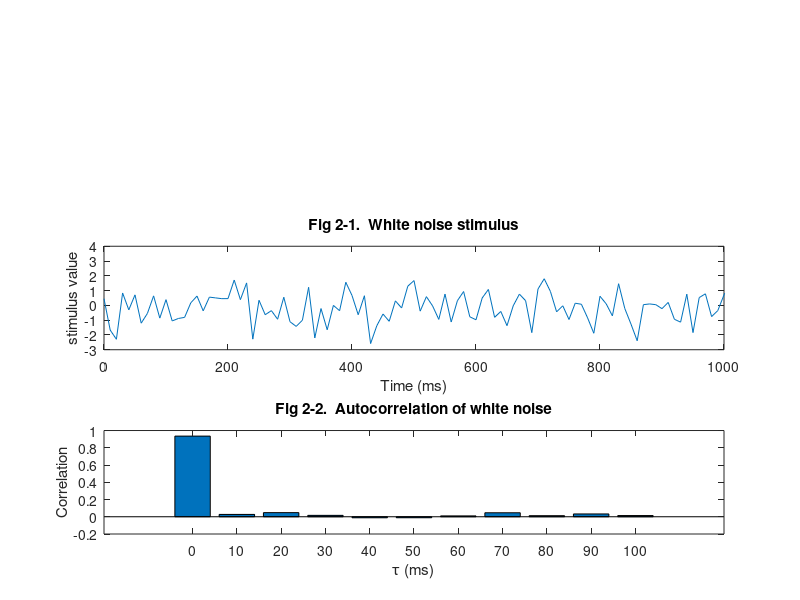
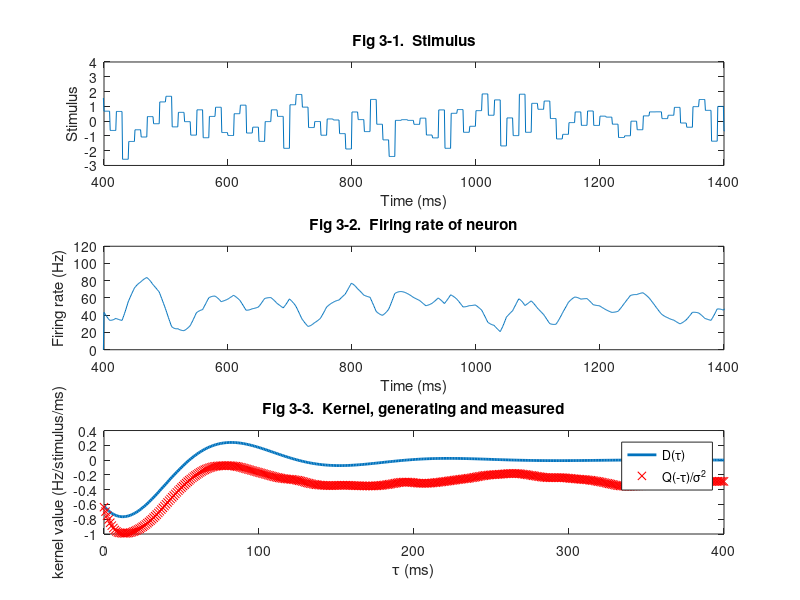

Recreate these plots in MATLAB, in order.

dt = 10;  % in ms 
T = 0:dt:10000;  % in ms 
sigsquare = 10; 
rs = sigsquare/dt * randn(1,length(T)); 
ac = []; 
for n=0:10, % 10 steps is 100ms of time 
  ac(n+1) = mean(rs(1+n:end).*rs(1:end-n)); 
end; 
tau = 0:10:100; 
subplot(3,1,2); 
plot(T,rs); 
A=axis; axis([0 1000 A(3) A(4)]); % set xaxis to 0...1000ms, y to whatever it was 
title('Fig 2-1.  White noise stimulus'); xlabel('Time (ms)'); 
ylabel('stimulus value'); 
subplot(3,1,3); 
bar(tau,ac); 
title('Fig 2-2.  Autocorrelation of white noise'); xlabel('\tau (ms)'); 
ylabel('Correlation'); 

% number 3, part 1 
tau=0:400;  % we will integrate equation 1 only from 0 to 400ms 
D=-cos(2*pi*(tau-20)/140).*exp(-tau/60); 
sinds=0:-1:-400; % at each t, we want to look at stim from t-tau back 400 points 
                 % and in the reverse order 
r0=50; % background rate, in Hz 
dtau = 1;  % integrating in steps of 1ms; could also use some other value 
% convert rs to 1ms version since I will work in ms, but I was working in 
% 10ms above 
rs_1ms=[]; 
for i=1:length(rs)-1, % take one point out so will go to 10000ms, not 10010ms 
   for j=1:10, % need to add ten points for every one before 
      rs_1ms(end+1) = rs(i); 
   end; 
end; 
rs_1ms(end+1)=rs(end); % make a 10001st point 
% now actually compute the spike rate 
% make spike rate before 400ms zero since we don't have sufficient data 
r=zeros(1,400); 
for t=400:10000, % simulate 9.6s of data, starting at t=400ms 
  r(t+1)=(dtau*D*rs_1ms(t+sinds+1)')+r0; % do integral, answer in Hz 
end; 
t=0:10000; % in ms 
figure(2); 
subplot(3,1,1); 
plot(t,rs_1ms); title('Fig 3-1.  Stimulus'); xlabel('Time (ms)'); 
ylabel('Stimulus'); 
a=axis; axis([400 1400 a(3) a(4)]); 
subplot(3,1,2); 
plot(t,r); title('Fig 3-2.  Firing rate of neuron'); xlabel('Time (ms)'); 
ylabel('Firing rate (Hz)'); a=axis; axis([400 1400 a(3) a(4)]); 

% number 3, part 2 
% now go backwards to find Q (and thus find the image of D) 
dt = 1; % 1ms 
q = zeros(1,400); % make an empty matrix q to store our values 
for tau=-400:0, % find Q(tau) for tau=-400ms to 0ms in 1ms steps 
  q(-tau+1) = 1/9600 * sum(dt*(r(401-tau:end)).*rs_1ms(401:end+tau)); 
end; 
qtau = 0:400; % for plotting q(-tau) 
subplot(3,1,3); hold off; 
plot(qtau,D,'linewidth',2); 
hold on; plot(qtau,q/sigsquare,'rx'); 
title('Fig 3-3.  Kernel, generating and measured'); 
ylabel('kernel value (Hz/stimulus/ms)');xlabel('\tau (ms)'); 
legend('D(\tau)','Q(-\tau)/{\sigma^2}'); 

